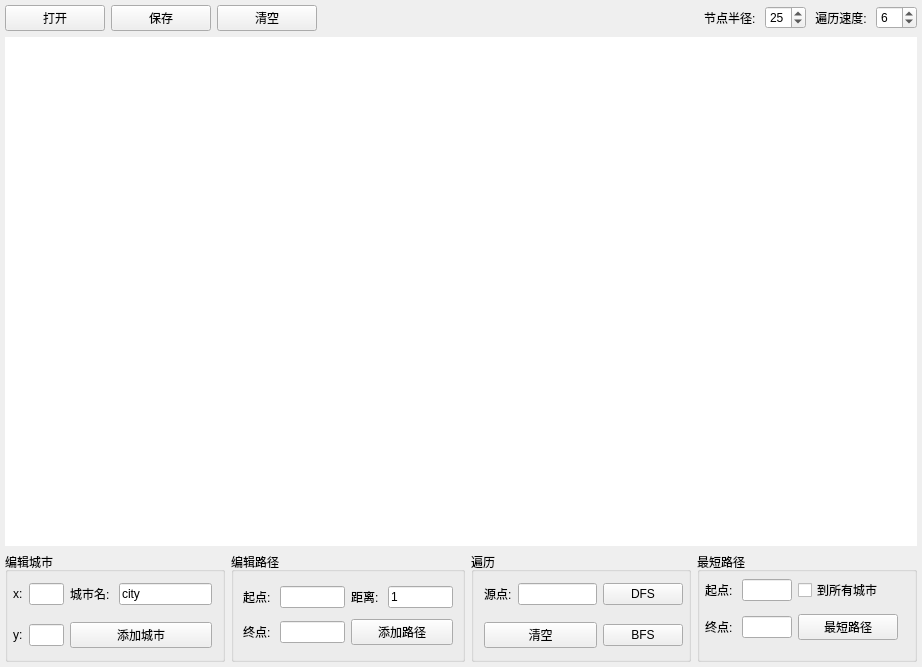
<?xml version="1.0" encoding="UTF-8"?>
<ui version="4.0">
 <class>Widget</class>
 <widget class="QWidget" name="Widget">
  <property name="geometry">
   <rect>
    <x>0</x>
    <y>0</y>
    <width>922</width>
    <height>667</height>
   </rect>
  </property>
  <property name="windowTitle">
   <string>Widget</string>
  </property>
  <layout class="QVBoxLayout" name="verticalLayout">
   <property name="leftMargin">
    <number>5</number>
   </property>
   <property name="topMargin">
    <number>5</number>
   </property>
   <property name="rightMargin">
    <number>5</number>
   </property>
   <property name="bottomMargin">
    <number>5</number>
   </property>
   <item>
    <widget class="QWidget" name="fileWidget" native="true">
     <property name="sizePolicy">
      <sizepolicy hsizetype="Preferred" vsizetype="Fixed">
       <horstretch>0</horstretch>
       <verstretch>0</verstretch>
      </sizepolicy>
     </property>
     <layout class="QHBoxLayout" name="horizontalLayout">
      <property name="leftMargin">
       <number>0</number>
      </property>
      <property name="topMargin">
       <number>0</number>
      </property>
      <property name="rightMargin">
       <number>0</number>
      </property>
      <property name="bottomMargin">
       <number>0</number>
      </property>
      <item>
       <widget class="QPushButton" name="btnOpen">
        <property name="sizePolicy">
         <sizepolicy hsizetype="Minimum" vsizetype="Preferred">
          <horstretch>0</horstretch>
          <verstretch>0</verstretch>
         </sizepolicy>
        </property>
        <property name="minimumSize">
         <size>
          <width>100</width>
          <height>0</height>
         </size>
        </property>
        <property name="maximumSize">
         <size>
          <width>100</width>
          <height>16777215</height>
         </size>
        </property>
        <property name="text">
         <string>打开</string>
        </property>
       </widget>
      </item>
      <item>
       <widget class="QPushButton" name="btnSave">
        <property name="sizePolicy">
         <sizepolicy hsizetype="Minimum" vsizetype="Preferred">
          <horstretch>0</horstretch>
          <verstretch>0</verstretch>
         </sizepolicy>
        </property>
        <property name="minimumSize">
         <size>
          <width>100</width>
          <height>0</height>
         </size>
        </property>
        <property name="maximumSize">
         <size>
          <width>100</width>
          <height>16777215</height>
         </size>
        </property>
        <property name="text">
         <string>保存</string>
        </property>
       </widget>
      </item>
      <item>
       <widget class="QPushButton" name="btnClearGraph">
        <property name="minimumSize">
         <size>
          <width>100</width>
          <height>0</height>
         </size>
        </property>
        <property name="maximumSize">
         <size>
          <width>100</width>
          <height>16777215</height>
         </size>
        </property>
        <property name="text">
         <string>清空</string>
        </property>
       </widget>
      </item>
      <item>
       <spacer name="horizontalSpacer">
        <property name="orientation">
         <enum>Qt::Horizontal</enum>
        </property>
        <property name="sizeHint" stdset="0">
         <size>
          <width>40</width>
          <height>20</height>
         </size>
        </property>
       </spacer>
      </item>
      <item>
       <widget class="QLabel" name="labSetR">
        <property name="text">
         <string>节点半径: </string>
        </property>
       </widget>
      </item>
      <item>
       <widget class="QSpinBox" name="spnSetR">
        <property name="minimum">
         <number>6</number>
        </property>
        <property name="maximum">
         <number>50</number>
        </property>
        <property name="value">
         <number>25</number>
        </property>
       </widget>
      </item>
      <item>
       <widget class="QLabel" name="labSetSpeed">
        <property name="text">
         <string> 遍历速度: </string>
        </property>
       </widget>
      </item>
      <item>
       <widget class="QSpinBox" name="spnSetSpeed">
        <property name="minimum">
         <number>1</number>
        </property>
        <property name="maximum">
         <number>10</number>
        </property>
        <property name="value">
         <number>6</number>
        </property>
       </widget>
      </item>
     </layout>
    </widget>
   </item>
   <item>
    <widget class="PaintWidget" name="paintWidget" native="true">
     <property name="styleSheet">
      <string notr="true">background-color: rgb(255, 255, 255);</string>
     </property>
    </widget>
   </item>
   <item>
    <widget class="QWidget" name="fontrolWidget" native="true">
     <property name="minimumSize">
      <size>
       <width>900</width>
       <height>110</height>
      </size>
     </property>
     <property name="maximumSize">
      <size>
       <width>16777215</width>
       <height>110</height>
      </size>
     </property>
     <layout class="QHBoxLayout" name="horizontalLayout_2">
      <property name="leftMargin">
       <number>0</number>
      </property>
      <property name="topMargin">
       <number>0</number>
      </property>
      <property name="rightMargin">
       <number>0</number>
      </property>
      <property name="bottomMargin">
       <number>0</number>
      </property>
      <item>
       <widget class="QGroupBox" name="grpCityEdit">
        <property name="minimumSize">
         <size>
          <width>220</width>
          <height>0</height>
         </size>
        </property>
        <property name="title">
         <string>编辑城市</string>
        </property>
        <layout class="QGridLayout" name="gridLayout">
         <property name="leftMargin">
          <number>5</number>
         </property>
         <property name="topMargin">
          <number>0</number>
         </property>
         <property name="rightMargin">
          <number>10</number>
         </property>
         <property name="bottomMargin">
          <number>0</number>
         </property>
         <item row="0" column="0">
          <widget class="QLabel" name="labX">
           <property name="text">
            <string>x:</string>
           </property>
          </widget>
         </item>
         <item row="0" column="1">
          <widget class="QLineEdit" name="ledX">
           <property name="maximumSize">
            <size>
             <width>50</width>
             <height>16777215</height>
            </size>
           </property>
          </widget>
         </item>
         <item row="0" column="2">
          <widget class="QLabel" name="labCityName">
           <property name="text">
            <string>城市名: </string>
           </property>
          </widget>
         </item>
         <item row="0" column="3">
          <widget class="QLineEdit" name="ledCityName">
           <property name="minimumSize">
            <size>
             <width>0</width>
             <height>0</height>
            </size>
           </property>
           <property name="text">
            <string>city</string>
           </property>
          </widget>
         </item>
         <item row="1" column="0">
          <widget class="QLabel" name="labY">
           <property name="text">
            <string>y:</string>
           </property>
          </widget>
         </item>
         <item row="1" column="1">
          <widget class="QLineEdit" name="ledY">
           <property name="maximumSize">
            <size>
             <width>50</width>
             <height>16777215</height>
            </size>
           </property>
          </widget>
         </item>
         <item row="1" column="2" colspan="2">
          <widget class="QPushButton" name="btnAddCity">
           <property name="text">
            <string>添加城市</string>
           </property>
          </widget>
         </item>
        </layout>
       </widget>
      </item>
      <item>
       <widget class="QGroupBox" name="grpPathEdit">
        <property name="minimumSize">
         <size>
          <width>220</width>
          <height>0</height>
         </size>
        </property>
        <property name="title">
         <string>编辑路径</string>
        </property>
        <layout class="QGridLayout" name="gridLayout_2">
         <item row="1" column="0">
          <widget class="QLabel" name="labEEnd">
           <property name="maximumSize">
            <size>
             <width>50</width>
             <height>16777215</height>
            </size>
           </property>
           <property name="text">
            <string>终点:</string>
           </property>
          </widget>
         </item>
         <item row="0" column="0">
          <widget class="QLabel" name="labEBegin">
           <property name="maximumSize">
            <size>
             <width>50</width>
             <height>16777215</height>
            </size>
           </property>
           <property name="text">
            <string>起点: </string>
           </property>
          </widget>
         </item>
         <item row="0" column="3">
          <widget class="QLineEdit" name="ledDistance">
           <property name="maximumSize">
            <size>
             <width>16777215</width>
             <height>16777215</height>
            </size>
           </property>
           <property name="text">
            <string>1</string>
           </property>
          </widget>
         </item>
         <item row="0" column="2">
          <widget class="QLabel" name="labDistance">
           <property name="maximumSize">
            <size>
             <width>50</width>
             <height>16777215</height>
            </size>
           </property>
           <property name="text">
            <string>距离: </string>
           </property>
          </widget>
         </item>
         <item row="0" column="1">
          <widget class="QLineEdit" name="ledEBegin">
           <property name="maximumSize">
            <size>
             <width>16777215</width>
             <height>16777215</height>
            </size>
           </property>
          </widget>
         </item>
         <item row="1" column="2" colspan="2">
          <widget class="QPushButton" name="btnAddPath">
           <property name="minimumSize">
            <size>
             <width>90</width>
             <height>0</height>
            </size>
           </property>
           <property name="maximumSize">
            <size>
             <width>16777215</width>
             <height>16777215</height>
            </size>
           </property>
           <property name="text">
            <string>添加路径</string>
           </property>
          </widget>
         </item>
         <item row="1" column="1">
          <widget class="QLineEdit" name="ledEEnd">
           <property name="maximumSize">
            <size>
             <width>16777215</width>
             <height>16777215</height>
            </size>
           </property>
          </widget>
         </item>
        </layout>
       </widget>
      </item>
      <item>
       <widget class="QGroupBox" name="grpTraverse">
        <property name="minimumSize">
         <size>
          <width>220</width>
          <height>0</height>
         </size>
        </property>
        <property name="title">
         <string>遍历</string>
        </property>
        <layout class="QGridLayout" name="gridLayout_3">
         <property name="leftMargin">
          <number>10</number>
         </property>
         <property name="topMargin">
          <number>0</number>
         </property>
         <property name="rightMargin">
          <number>5</number>
         </property>
         <property name="bottomMargin">
          <number>0</number>
         </property>
         <item row="0" column="0">
          <widget class="QLabel" name="labSource">
           <property name="maximumSize">
            <size>
             <width>50</width>
             <height>16777215</height>
            </size>
           </property>
           <property name="text">
            <string>源点:</string>
           </property>
          </widget>
         </item>
         <item row="0" column="1">
          <widget class="QLineEdit" name="ledSource">
           <property name="maximumSize">
            <size>
             <width>16777215</width>
             <height>16777215</height>
            </size>
           </property>
          </widget>
         </item>
         <item row="0" column="2">
          <widget class="QPushButton" name="btnDFS">
           <property name="maximumSize">
            <size>
             <width>90</width>
             <height>16777215</height>
            </size>
           </property>
           <property name="text">
            <string>DFS</string>
           </property>
          </widget>
         </item>
         <item row="1" column="0" colspan="2">
          <widget class="QPushButton" name="btnClear">
           <property name="text">
            <string>清空</string>
           </property>
          </widget>
         </item>
         <item row="1" column="2">
          <widget class="QPushButton" name="btnBFS">
           <property name="maximumSize">
            <size>
             <width>90</width>
             <height>16777215</height>
            </size>
           </property>
           <property name="text">
            <string>BFS</string>
           </property>
          </widget>
         </item>
        </layout>
       </widget>
      </item>
      <item>
       <widget class="QGroupBox" name="grpShortestPath">
        <property name="minimumSize">
         <size>
          <width>220</width>
          <height>0</height>
         </size>
        </property>
        <property name="title">
         <string>最短路径</string>
        </property>
        <layout class="QGridLayout" name="gridLayout_4">
         <property name="leftMargin">
          <number>5</number>
         </property>
         <property name="topMargin">
          <number>0</number>
         </property>
         <property name="rightMargin">
          <number>10</number>
         </property>
         <property name="bottomMargin">
          <number>11</number>
         </property>
         <item row="0" column="0">
          <widget class="QLabel" name="labSBegin">
           <property name="maximumSize">
            <size>
             <width>50</width>
             <height>16777215</height>
            </size>
           </property>
           <property name="text">
            <string>起点: </string>
           </property>
          </widget>
         </item>
         <item row="0" column="1">
          <widget class="QLineEdit" name="ledSBegin">
           <property name="maximumSize">
            <size>
             <width>16777215</width>
             <height>16777215</height>
            </size>
           </property>
          </widget>
         </item>
         <item row="1" column="0">
          <widget class="QLabel" name="labSEnd">
           <property name="maximumSize">
            <size>
             <width>50</width>
             <height>16777215</height>
            </size>
           </property>
           <property name="text">
            <string>终点:</string>
           </property>
          </widget>
         </item>
         <item row="1" column="1">
          <widget class="QLineEdit" name="ledSEnd">
           <property name="maximumSize">
            <size>
             <width>16777215</width>
             <height>16777215</height>
            </size>
           </property>
          </widget>
         </item>
         <item row="1" column="2" colspan="2">
          <widget class="QPushButton" name="btnExecute">
           <property name="minimumSize">
            <size>
             <width>100</width>
             <height>0</height>
            </size>
           </property>
           <property name="maximumSize">
            <size>
             <width>90</width>
             <height>16777215</height>
            </size>
           </property>
           <property name="text">
            <string>最短路径</string>
           </property>
          </widget>
         </item>
         <item row="0" column="2">
          <widget class="QCheckBox" name="chkToAllCity">
           <property name="minimumSize">
            <size>
             <width>100</width>
             <height>0</height>
            </size>
           </property>
           <property name="text">
            <string>到所有城市</string>
           </property>
          </widget>
         </item>
        </layout>
       </widget>
      </item>
     </layout>
    </widget>
   </item>
  </layout>
 </widget>
 <customwidgets>
  <customwidget>
   <class>PaintWidget</class>
   <extends>QWidget</extends>
   <header>paintwidget.h</header>
   <container>1</container>
  </customwidget>
 </customwidgets>
 <resources/>
 <connections/>
</ui>
